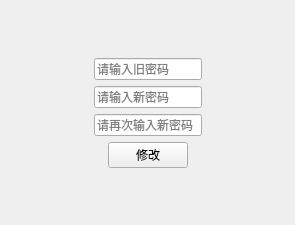
<?xml version="1.0" encoding="UTF-8"?>
<ui version="4.0">
 <class>UserChangePasswordPage</class>
 <widget class="QWidget" name="UserChangePasswordPage">
  <property name="geometry">
   <rect>
    <x>0</x>
    <y>0</y>
    <width>295</width>
    <height>225</height>
   </rect>
  </property>
  <property name="windowTitle">
   <string>Form</string>
  </property>
  <layout class="QVBoxLayout" name="verticalLayout">
   <item>
    <spacer name="verticalSpacer">
     <property name="orientation">
      <enum>Qt::Orientation::Vertical</enum>
     </property>
     <property name="sizeHint" stdset="0">
      <size>
       <width>20</width>
       <height>40</height>
      </size>
     </property>
    </spacer>
   </item>
   <item>
    <layout class="QHBoxLayout" name="horizontalLayout">
     <item>
      <spacer name="horizontalSpacer">
       <property name="orientation">
        <enum>Qt::Orientation::Horizontal</enum>
       </property>
       <property name="sizeHint" stdset="0">
        <size>
         <width>40</width>
         <height>20</height>
        </size>
       </property>
      </spacer>
     </item>
     <item>
      <widget class="QLineEdit" name="leOldPD">
       <property name="echoMode">
        <enum>QLineEdit::EchoMode::Password</enum>
       </property>
       <property name="placeholderText">
        <string>请输入旧密码</string>
       </property>
      </widget>
     </item>
     <item>
      <spacer name="horizontalSpacer_2">
       <property name="orientation">
        <enum>Qt::Orientation::Horizontal</enum>
       </property>
       <property name="sizeHint" stdset="0">
        <size>
         <width>40</width>
         <height>20</height>
        </size>
       </property>
      </spacer>
     </item>
    </layout>
   </item>
   <item>
    <layout class="QHBoxLayout" name="horizontalLayout_2">
     <item>
      <spacer name="horizontalSpacer_3">
       <property name="orientation">
        <enum>Qt::Orientation::Horizontal</enum>
       </property>
       <property name="sizeHint" stdset="0">
        <size>
         <width>40</width>
         <height>20</height>
        </size>
       </property>
      </spacer>
     </item>
     <item>
      <widget class="QLineEdit" name="leNewPd1">
       <property name="echoMode">
        <enum>QLineEdit::EchoMode::Password</enum>
       </property>
       <property name="placeholderText">
        <string>请输入新密码</string>
       </property>
      </widget>
     </item>
     <item>
      <spacer name="horizontalSpacer_4">
       <property name="orientation">
        <enum>Qt::Orientation::Horizontal</enum>
       </property>
       <property name="sizeHint" stdset="0">
        <size>
         <width>40</width>
         <height>20</height>
        </size>
       </property>
      </spacer>
     </item>
    </layout>
   </item>
   <item>
    <layout class="QHBoxLayout" name="horizontalLayout_3">
     <item>
      <spacer name="horizontalSpacer_5">
       <property name="orientation">
        <enum>Qt::Orientation::Horizontal</enum>
       </property>
       <property name="sizeHint" stdset="0">
        <size>
         <width>40</width>
         <height>20</height>
        </size>
       </property>
      </spacer>
     </item>
     <item>
      <widget class="QLineEdit" name="leNewPd2">
       <property name="echoMode">
        <enum>QLineEdit::EchoMode::Password</enum>
       </property>
       <property name="placeholderText">
        <string>请再次输入新密码</string>
       </property>
      </widget>
     </item>
     <item>
      <spacer name="horizontalSpacer_6">
       <property name="orientation">
        <enum>Qt::Orientation::Horizontal</enum>
       </property>
       <property name="sizeHint" stdset="0">
        <size>
         <width>40</width>
         <height>20</height>
        </size>
       </property>
      </spacer>
     </item>
    </layout>
   </item>
   <item>
    <layout class="QHBoxLayout" name="horizontalLayout_4">
     <item>
      <spacer name="horizontalSpacer_7">
       <property name="orientation">
        <enum>Qt::Orientation::Horizontal</enum>
       </property>
       <property name="sizeHint" stdset="0">
        <size>
         <width>40</width>
         <height>20</height>
        </size>
       </property>
      </spacer>
     </item>
     <item>
      <widget class="QPushButton" name="btnChanged">
       <property name="text">
        <string>修改</string>
       </property>
      </widget>
     </item>
     <item>
      <spacer name="horizontalSpacer_8">
       <property name="orientation">
        <enum>Qt::Orientation::Horizontal</enum>
       </property>
       <property name="sizeHint" stdset="0">
        <size>
         <width>40</width>
         <height>20</height>
        </size>
       </property>
      </spacer>
     </item>
    </layout>
   </item>
   <item>
    <spacer name="verticalSpacer_2">
     <property name="orientation">
      <enum>Qt::Orientation::Vertical</enum>
     </property>
     <property name="sizeHint" stdset="0">
      <size>
       <width>20</width>
       <height>40</height>
      </size>
     </property>
    </spacer>
   </item>
  </layout>
 </widget>
 <resources/>
 <connections/>
</ui>
